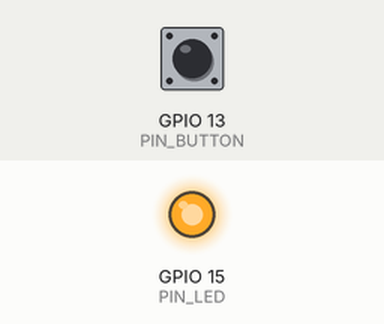
Recording of a sketch running on a simulated ESP32. Parts: output pins drawn as LEDs (lit = HIGH). The inputs (shaded band) are chosen by the test bench; at power-on: GPIO 13 (PIN_BUTTON) LOW.

Above: at 1.2 s.
1.3 s: GPIO 13 (PIN_BUTTON) pulled HIGH for 0.15 s
At 2.6 s:
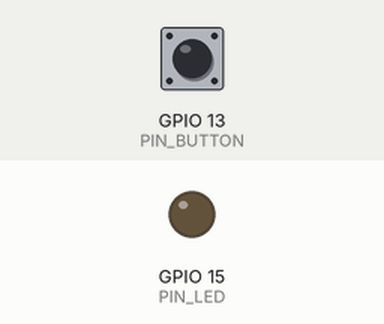
2.9 s: GPIO 13 (PIN_BUTTON) pulled HIGH for 1 s
At 5.1 s:
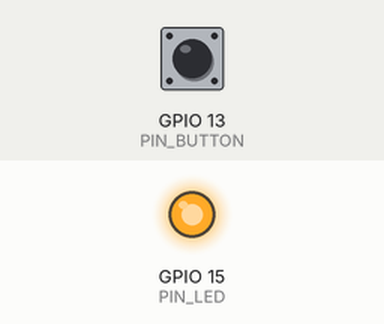
5.4 s: GPIO 13 (PIN_BUTTON) pulled HIGH for 3.2 s
At 8.9 s:
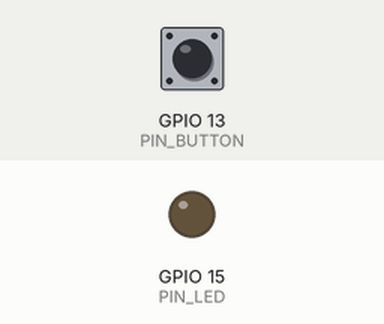
Timing chart, 0 to 10.4 s (numbered marks = the images above; inputs shaded):
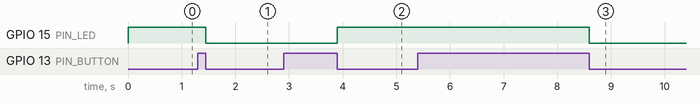

The sketch:

button_led.c.ino
```cpp
/**********************************************************************
* Filename    : Blink
* Description : Make an led blinking.
* Auther      : www.freenove.com
* Modification: 2020/07/11
**********************************************************************/
#define PIN_LED  15
#define PIN_BUTTON  13
// the setup function runs once when you press reset or power the board
void setup() {
  // initialize digital pin PIN_LED as an output.
  pinMode(PIN_LED, OUTPUT);
  pinMode(PIN_BUTTON, INPUT);
}

// the loop function runs over and over again forever
void loop() {
  while (digitalRead( PIN_BUTTON )==HIGH) {}
  toggleLed( PIN_LED );
  delay( 20 );
  while (digitalRead( PIN_BUTTON )==LOW) {}
  delay( 20 );
}
//
void toggleLed( int pin ) {
  digitalWrite( pin, !digitalRead( pin ));
}
```

Measured:
- after the input at 1.3 s, GPIO 15 (PIN_LED): HIGH → LOW after 0.15 s
- after the input at 2.9 s, GPIO 15 (PIN_LED): LOW → HIGH after 1.0 s
- after the input at 5.4 s, GPIO 15 (PIN_LED): HIGH → LOW after 3.2 s
